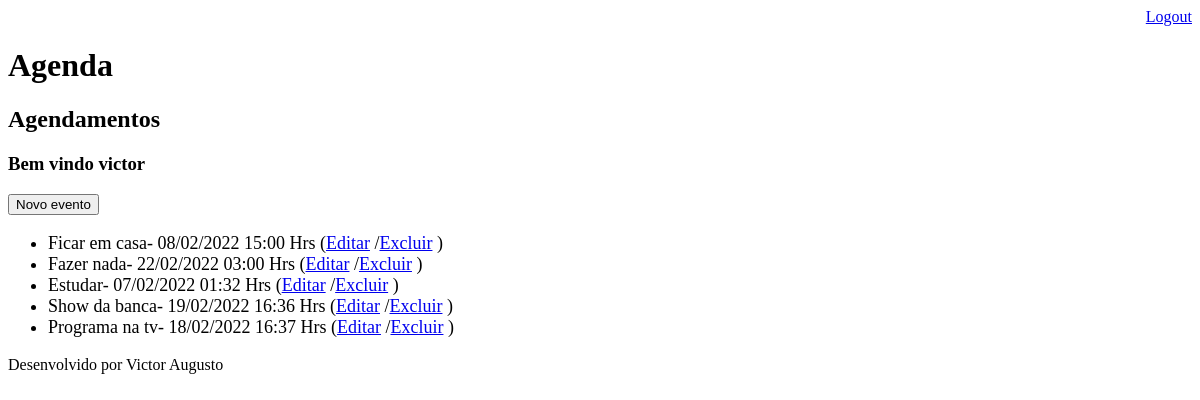
Page /agenda/ (signed in) on the earlier database version.
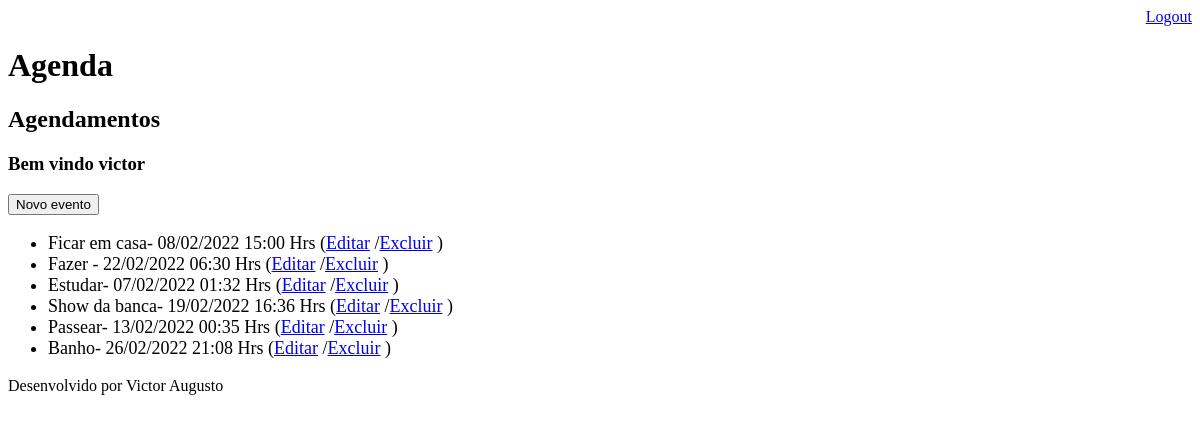
Same page on the later database version.
### core/models.py (models this page shows, shortened)
class Evento(models.Model):
    titulo=models.CharField(max_length=100) #campo tem ate 100 caracteres
    descricao=models.TextField(blank=True, null=True) #campo pode ser em branco e nulo
    data_evento = models.DateTimeField(verbose_name='Data do evento')
    data_criacao=models.DateTimeField(auto_now=True) #esse campo e criado automaticamente, ja preenche no caso
    usuario = models.ForeignKey(User, on_delete=models.CASCADE)
    class Meta:
        db_table = 'evento'
    def get_data_evento(self):
        return self.data_evento.strftime('%d/%m/%Y %H:%M Hrs')

### core/views.py (the view)
# urls.py: path('agenda/', views.lista_eventos),
@login_required(login_url='/login/') #boto esse atributo dentro do login_required, pra me redirecionar quando n tiver autenticado
def lista_eventos(request):
    usuario=request.user
    evento= Evento.objects.filter(usuario=usuario)
    dados = {'eventos':evento}
    return render(request, 'agenda.html', dados)

### templates/agenda.html
{%extends "model-page.html" %}
{% block content %}
  <h2>Agendamentos</h2>
    <h3> Bem vindo {{request.user.username}}</h3>
  <a href="evento/">
    <button type="button">Novo evento</button>
  </a>
    <ul style="font-size: 18px">
    {% for evento in eventos %}
    <li>
      {{evento.titulo}}- {{evento.get_data_evento}}
      (<a href="evento/?id={{ evento.id }}">Editar</a>
      /<a href="evento/delete/{{ evento.id }}">Excluir</a> )
    </li>
    {% endfor %}
    </ul>
{% endblock %}

### templates/model-page.html
<!DOCTYPE html>
<html lang="en">
<head>
    {% include "model-header.html" %}
</head>
<body>
    {% block content %} {% endblock %}
    {% include "model-footer.html" %}
</body>
</html>

### templates/model-header.html (shortened to what this page needs)
    <div align="right">
    <a href="/logout">Logout</a>
    </div>
    <h1>Agenda
    </h1>

### templates/model-footer.html
<p>Desenvolvido por Victor Augusto </p>

Differences in the rows shown:
removed Evento: titulo "Programa na tv", get_data_evento "18/02/2022 16:37 Hrs"
changed Evento: titulo "Fazer nada" → "Fazer"; get_data_evento "22/02/2022 03:00 Hrs" → "22/02/2022 06:30 Hrs"
added Evento: titulo "Passear", get_data_evento "13/02/2022 00:35 Hrs"
added Evento: titulo "Banho", get_data_evento "26/02/2022 21:08 Hrs"
